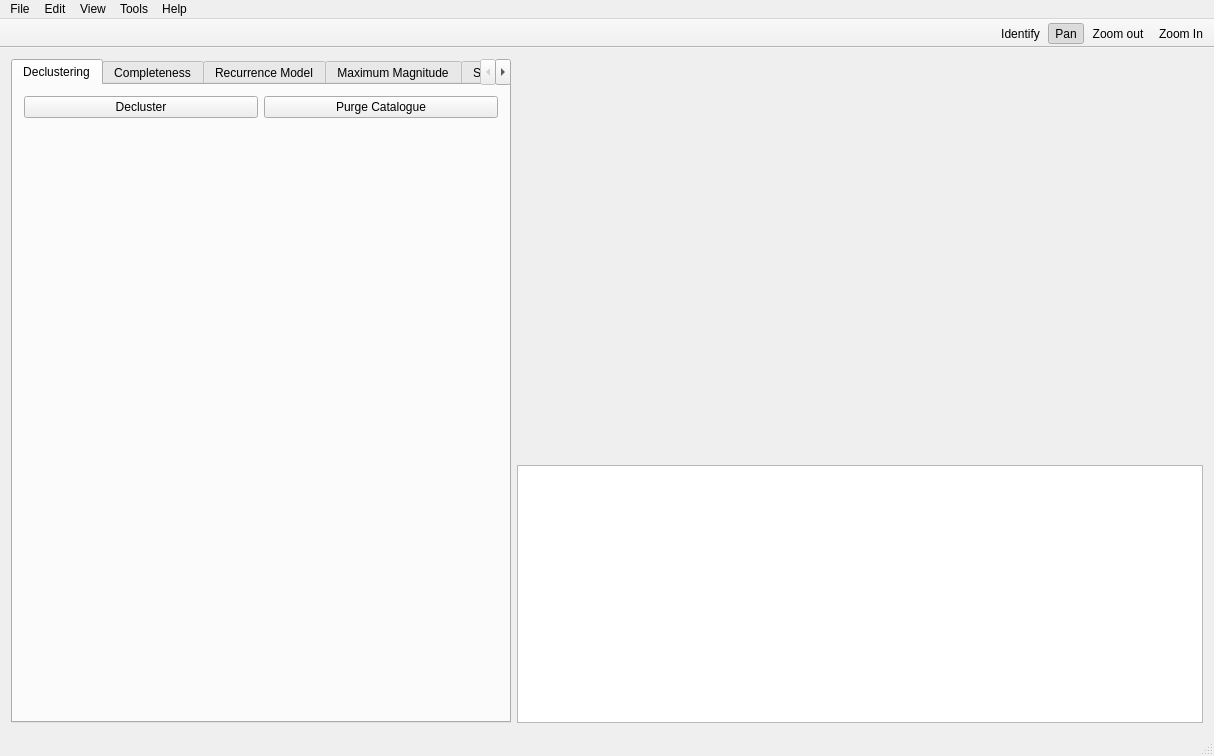
<?xml version="1.0" encoding="UTF-8"?>
<ui version="4.0">
 <class>HMTKWindow</class>
 <widget class="QMainWindow" name="HMTKWindow">
  <property name="geometry">
   <rect>
    <x>0</x>
    <y>0</y>
    <width>1214</width>
    <height>756</height>
   </rect>
  </property>
  <property name="windowTitle">
   <string>Hazard Modeller's Toolkit</string>
  </property>
  <widget class="QWidget" name="centralWidget">
   <layout class="QHBoxLayout" name="horizontalLayout">
    <item>
     <widget class="QTabWidget" name="stackedFormWidget">
      <property name="maximumSize">
       <size>
        <width>500</width>
        <height>16777215</height>
       </size>
      </property>
      <property name="tabPosition">
       <enum>QTabWidget::North</enum>
      </property>
      <property name="tabShape">
       <enum>QTabWidget::Rounded</enum>
      </property>
      <property name="currentIndex">
       <number>0</number>
      </property>
      <property name="elideMode">
       <enum>Qt::ElideNone</enum>
      </property>
      <property name="usesScrollButtons">
       <bool>true</bool>
      </property>
      <widget class="QWidget" name="stackedFormWidgetPage1">
       <attribute name="title">
        <string>Declustering</string>
       </attribute>
       <attribute name="toolTip">
        <string>Declustering</string>
       </attribute>
       <layout class="QVBoxLayout" name="declusteringFormLayout">
        <item>
         <layout class="QHBoxLayout" name="declusteringButtons" stretch="0,0">
          <item>
           <widget class="QPushButton" name="declusterButton">
            <property name="text">
             <string>Decluster</string>
            </property>
           </widget>
          </item>
          <item>
           <widget class="QPushButton" name="declusteringPurgeButton">
            <property name="text">
             <string>Purge Catalogue</string>
            </property>
           </widget>
          </item>
         </layout>
        </item>
        <item>
         <widget class="FigureCanvasQTAggWidget" name="declusteringChart" native="true">
          <property name="sizePolicy">
           <sizepolicy hsizetype="Expanding" vsizetype="Expanding">
            <horstretch>0</horstretch>
            <verstretch>0</verstretch>
           </sizepolicy>
          </property>
          <property name="minimumSize">
           <size>
            <width>0</width>
            <height>300</height>
           </size>
          </property>
          <property name="maximumSize">
           <size>
            <width>16777215</width>
            <height>16777215</height>
           </size>
          </property>
         </widget>
        </item>
       </layout>
      </widget>
      <widget class="QWidget" name="stackedFormWidgetPage2">
       <attribute name="title">
        <string>Completeness</string>
       </attribute>
       <attribute name="toolTip">
        <string>Completeness</string>
       </attribute>
       <layout class="QVBoxLayout" name="completenessFormLayout">
        <item>
         <layout class="QHBoxLayout" name="completenessButtons" stretch="0,0">
          <item>
           <widget class="QPushButton" name="completenessButton">
            <property name="text">
             <string>Run Analysis</string>
            </property>
           </widget>
          </item>
          <item>
           <widget class="QPushButton" name="completenessPurgeButton">
            <property name="text">
             <string>Purge Catalogue</string>
            </property>
           </widget>
          </item>
         </layout>
        </item>
        <item>
         <widget class="FigureCanvasQTAggWidget" name="completenessChart" native="true">
          <property name="sizePolicy">
           <sizepolicy hsizetype="Expanding" vsizetype="Expanding">
            <horstretch>0</horstretch>
            <verstretch>0</verstretch>
           </sizepolicy>
          </property>
          <property name="minimumSize">
           <size>
            <width>0</width>
            <height>300</height>
           </size>
          </property>
          <property name="maximumSize">
           <size>
            <width>16777215</width>
            <height>16777215</height>
           </size>
          </property>
         </widget>
        </item>
       </layout>
      </widget>
      <widget class="QWidget" name="stackedFormWidgetPage3">
       <attribute name="title">
        <string>Recurrence Model</string>
       </attribute>
       <attribute name="toolTip">
        <string>Recurrence Model</string>
       </attribute>
       <layout class="QVBoxLayout" name="recurrenceModelFormLayout">
        <item>
         <widget class="FigureCanvasQTAggWidget" name="recurrenceModelChart" native="true">
          <property name="sizePolicy">
           <sizepolicy hsizetype="Expanding" vsizetype="Expanding">
            <horstretch>0</horstretch>
            <verstretch>0</verstretch>
           </sizepolicy>
          </property>
          <property name="minimumSize">
           <size>
            <width>0</width>
            <height>300</height>
           </size>
          </property>
          <property name="maximumSize">
           <size>
            <width>16777215</width>
            <height>16777215</height>
           </size>
          </property>
         </widget>
        </item>
        <item>
         <widget class="QPushButton" name="recurrenceModelButton">
          <property name="text">
           <string>Run Analysis</string>
          </property>
         </widget>
        </item>
       </layout>
      </widget>
      <widget class="QWidget" name="stackedFormWidgetPage4">
       <attribute name="title">
        <string>Maximum Magnitude</string>
       </attribute>
       <attribute name="toolTip">
        <string>Maximum Magnitude</string>
       </attribute>
       <layout class="QVBoxLayout" name="maxMagnitudeFormLayout">
        <item>
         <widget class="FigureCanvasQTAggWidget" name="maxMagnitudeChart" native="true">
          <property name="sizePolicy">
           <sizepolicy hsizetype="Expanding" vsizetype="Expanding">
            <horstretch>0</horstretch>
            <verstretch>0</verstretch>
           </sizepolicy>
          </property>
          <property name="minimumSize">
           <size>
            <width>0</width>
            <height>300</height>
           </size>
          </property>
          <property name="maximumSize">
           <size>
            <width>16777215</width>
            <height>16777215</height>
           </size>
          </property>
         </widget>
        </item>
        <item>
         <widget class="QPushButton" name="maxMagnitudeButton">
          <property name="text">
           <string>Run Analysis</string>
          </property>
         </widget>
        </item>
       </layout>
      </widget>
      <widget class="QWidget" name="stackedFormWidgetPage5">
       <attribute name="title">
        <string>Smoothed Seismicity</string>
       </attribute>
       <attribute name="toolTip">
        <string>Smoothed Seismicity</string>
       </attribute>
       <layout class="QVBoxLayout" name="smoothedSeismicityFormLayout">
        <item>
         <widget class="FigureCanvasQTAggWidget" name="smoothedSeismicityChart" native="true">
          <property name="sizePolicy">
           <sizepolicy hsizetype="Expanding" vsizetype="Expanding">
            <horstretch>0</horstretch>
            <verstretch>0</verstretch>
           </sizepolicy>
          </property>
          <property name="minimumSize">
           <size>
            <width>0</width>
            <height>300</height>
           </size>
          </property>
          <property name="maximumSize">
           <size>
            <width>16777215</width>
            <height>16777215</height>
           </size>
          </property>
         </widget>
        </item>
        <item>
         <widget class="QPushButton" name="smoothedSeismicityButton">
          <property name="text">
           <string>Run Analysis</string>
          </property>
         </widget>
        </item>
       </layout>
      </widget>
      <widget class="QWidget" name="stackedFormWidgetPage6">
       <attribute name="title">
        <string>Catalogue Analysis</string>
       </attribute>
       <attribute name="toolTip">
        <string>Catalogue Analysis</string>
       </attribute>
      </widget>
      <widget class="QWidget" name="stackedFormWidgetPage7">
       <attribute name="title">
        <string>Events</string>
       </attribute>
       <attribute name="toolTip">
        <string>Events inspector</string>
       </attribute>
       <layout class="QGridLayout" name="gridLayout_7">
        <item row="0" column="0">
         <widget class="QTableView" name="catalogueTableView">
          <property name="editTriggers">
           <set>QAbstractItemView::NoEditTriggers</set>
          </property>
          <property name="selectionMode">
           <enum>QAbstractItemView::NoSelection</enum>
          </property>
          <property name="sortingEnabled">
           <bool>true</bool>
          </property>
          <attribute name="verticalHeaderVisible">
           <bool>false</bool>
          </attribute>
         </widget>
        </item>
       </layout>
      </widget>
     </widget>
    </item>
    <item>
     <layout class="QVBoxLayout" name="outputVerticalLayout">
      <item>
       <widget class="QgsMapCanvas" name="mapWidget" native="true">
        <property name="minimumSize">
         <size>
          <width>300</width>
          <height>400</height>
         </size>
        </property>
        <property name="maximumSize">
         <size>
          <width>16777215</width>
          <height>600</height>
         </size>
        </property>
       </widget>
      </item>
      <item>
       <widget class="QTableWidget" name="resultsTable">
        <property name="editTriggers">
         <set>QAbstractItemView::NoEditTriggers</set>
        </property>
        <property name="selectionMode">
         <enum>QAbstractItemView::NoSelection</enum>
        </property>
        <property name="selectionBehavior">
         <enum>QAbstractItemView::SelectColumns</enum>
        </property>
       </widget>
      </item>
     </layout>
    </item>
   </layout>
  </widget>
  <widget class="QMenuBar" name="menuBar">
   <property name="geometry">
    <rect>
     <x>0</x>
     <y>0</y>
     <width>1214</width>
     <height>22</height>
    </rect>
   </property>
   <widget class="QMenu" name="menuFile">
    <property name="title">
     <string>File</string>
    </property>
    <widget class="QMenu" name="menuExport">
     <property name="title">
      <string>Export</string>
     </property>
    </widget>
    <widget class="QMenu" name="menuLoad_catalogue">
     <property name="title">
      <string>Load</string>
     </property>
     <addaction name="actionLoadCatalogue"/>
     <addaction name="actionLoadSourceNRML"/>
    </widget>
    <widget class="QMenu" name="menuPlatform">
     <property name="title">
      <string>Platform</string>
     </property>
     <addaction name="actionPlatformViewCatalogue"/>
     <addaction name="actionPlatformUploadModels"/>
    </widget>
    <addaction name="menuLoad_catalogue"/>
    <addaction name="actionSaveCatalogue"/>
    <addaction name="menuExport"/>
    <addaction name="separator"/>
    <addaction name="menuPlatform"/>
    <addaction name="actionReloadPlugin"/>
   </widget>
   <widget class="QMenu" name="menuTools">
    <property name="title">
     <string>Tools</string>
    </property>
    <addaction name="actionDeclustering"/>
    <addaction name="actionCompleteness"/>
    <addaction name="actionRecurrenceModel"/>
    <addaction name="actionMaximumMagnitude"/>
    <addaction name="actionSmoothedSeismicity"/>
    <addaction name="separator"/>
    <addaction name="actionCatalogueAnalysis"/>
    <addaction name="actionEventsInspector"/>
   </widget>
   <widget class="QMenu" name="menuEdit">
    <property name="title">
     <string>Edit</string>
    </property>
    <widget class="QMenu" name="menuSelect">
     <property name="title">
      <string>Select events</string>
     </property>
     <addaction name="actionWithinPolyhedra"/>
     <addaction name="actionWithinJoynerBooreSource"/>
     <addaction name="actionWithinRuptureDistance"/>
     <addaction name="actionWithinSquare"/>
     <addaction name="actionWithinDistance"/>
     <addaction name="actionWithinJoynerBoorePoint"/>
     <addaction name="actionTimeBetween"/>
     <addaction name="actionFieldBetween"/>
    </widget>
    <addaction name="actionUndo"/>
    <addaction name="actionUnselectAall"/>
    <addaction name="menuSelect"/>
    <addaction name="actionInvertSelection"/>
    <addaction name="actionDeleteUnselectedEvents"/>
   </widget>
   <widget class="QMenu" name="menuView">
    <property name="title">
     <string>View</string>
    </property>
    <widget class="QMenu" name="menuStyle_Events">
     <property name="title">
      <string>Style Events</string>
     </property>
     <addaction name="actionCatalogueStyleByDepthMagnitude"/>
     <addaction name="actionCatalogueStyleByCluster"/>
     <addaction name="actionCatalogueStyleByCompleteness"/>
    </widget>
    <widget class="QMenu" name="menuStyle_Sources">
     <property name="title">
      <string>Style Sources</string>
     </property>
    </widget>
    <addaction name="menuStyle_Events"/>
    <addaction name="menuStyle_Sources"/>
    <addaction name="separator"/>
    <addaction name="actionSelectionEditor"/>
   </widget>
   <widget class="QMenu" name="menuHelp">
    <property name="title">
     <string>Help</string>
    </property>
    <addaction name="actionManual"/>
    <addaction name="actionTutorial"/>
    <addaction name="separator"/>
    <addaction name="actionVisitGEMWebsite"/>
   </widget>
   <addaction name="menuFile"/>
   <addaction name="menuEdit"/>
   <addaction name="menuView"/>
   <addaction name="menuTools"/>
   <addaction name="menuHelp"/>
  </widget>
  <widget class="QToolBar" name="toolBar">
   <property name="windowTitle">
    <string>toolBar</string>
   </property>
   <property name="layoutDirection">
    <enum>Qt::RightToLeft</enum>
   </property>
   <property name="movable">
    <bool>false</bool>
   </property>
   <property name="allowedAreas">
    <set>Qt::TopToolBarArea</set>
   </property>
   <property name="iconSize">
    <size>
     <width>24</width>
     <height>24</height>
    </size>
   </property>
   <property name="toolButtonStyle">
    <enum>Qt::ToolButtonTextBesideIcon</enum>
   </property>
   <property name="floatable">
    <bool>false</bool>
   </property>
   <attribute name="toolBarArea">
    <enum>TopToolBarArea</enum>
   </attribute>
   <attribute name="toolBarBreak">
    <bool>false</bool>
   </attribute>
   <addaction name="actionZoomIn"/>
   <addaction name="actionZoomOut"/>
   <addaction name="actionPan"/>
   <addaction name="actionIdentify"/>
  </widget>
  <widget class="QStatusBar" name="statusBar"/>
  <action name="actionDeclustering">
   <property name="text">
    <string>Declustering</string>
   </property>
   <property name="shortcut">
    <string>Ctrl+1</string>
   </property>
  </action>
  <action name="actionRecurrenceModel">
   <property name="text">
    <string>Recurrence Model</string>
   </property>
   <property name="shortcut">
    <string>Ctrl+3</string>
   </property>
  </action>
  <action name="actionCompleteness">
   <property name="text">
    <string>Completeness</string>
   </property>
   <property name="shortcut">
    <string>Ctrl+2</string>
   </property>
  </action>
  <action name="actionMaximumMagnitude">
   <property name="text">
    <string>Maximum Magnitude</string>
   </property>
   <property name="shortcut">
    <string>Ctrl+4</string>
   </property>
  </action>
  <action name="actionSmoothedSeismicity">
   <property name="text">
    <string>Smoothed Seismicity</string>
   </property>
   <property name="shortcut">
    <string>Ctrl+5</string>
   </property>
  </action>
  <action name="actionSaveCatalogue">
   <property name="text">
    <string>Save catalogue</string>
   </property>
  </action>
  <action name="actionLoadCatalogue">
   <property name="text">
    <string>Catalogue</string>
   </property>
  </action>
  <action name="actionLoadSourceNRML">
   <property name="text">
    <string>Source Model (NRML)</string>
   </property>
  </action>
  <action name="actionCatalogueAnalysis">
   <property name="text">
    <string>Catalogue Analysis</string>
   </property>
   <property name="shortcut">
    <string>Ctrl+6</string>
   </property>
  </action>
  <action name="actionEventsInspector">
   <property name="text">
    <string>Events Inspector</string>
   </property>
   <property name="shortcut">
    <string>Ctrl+7</string>
   </property>
  </action>
  <action name="actionZoomIn">
   <property name="checkable">
    <bool>true</bool>
   </property>
   <property name="icon">
    <iconset resource="images/images.qrc">
     <normaloff>:/zoomIn.png</normaloff>:/zoomIn.png</iconset>
   </property>
   <property name="text">
    <string>Zoom In</string>
   </property>
   <property name="shortcut">
    <string>Ctrl+Shift+=</string>
   </property>
  </action>
  <action name="actionZoomOut">
   <property name="checkable">
    <bool>true</bool>
   </property>
   <property name="icon">
    <iconset resource="images/images.qrc">
     <normaloff>:/zoomOut.png</normaloff>:/zoomOut.png</iconset>
   </property>
   <property name="text">
    <string>Zoom out</string>
   </property>
   <property name="toolTip">
    <string>Zoom out</string>
   </property>
   <property name="shortcut">
    <string>Ctrl+-</string>
   </property>
  </action>
  <action name="actionPan">
   <property name="checkable">
    <bool>true</bool>
   </property>
   <property name="checked">
    <bool>true</bool>
   </property>
   <property name="icon">
    <iconset resource="images/images.qrc">
     <normaloff>:/pan.png</normaloff>:/pan.png</iconset>
   </property>
   <property name="text">
    <string>Pan</string>
   </property>
   <property name="toolTip">
    <string>Pan map</string>
   </property>
  </action>
  <action name="actionIdentify">
   <property name="checkable">
    <bool>true</bool>
   </property>
   <property name="icon">
    <iconset resource="images/images.qrc">
     <normaloff>:/identify.png</normaloff>:/identify.png</iconset>
   </property>
   <property name="text">
    <string>Identify</string>
   </property>
   <property name="toolTip">
    <string>Identify features</string>
   </property>
   <property name="shortcut">
    <string>Ctrl+I</string>
   </property>
  </action>
  <action name="actionUndo">
   <property name="text">
    <string>Undo model change</string>
   </property>
   <property name="shortcut">
    <string>Ctrl+Z</string>
   </property>
  </action>
  <action name="actionPlatformViewCatalogue">
   <property name="text">
    <string>Share</string>
   </property>
  </action>
  <action name="actionPlatformUploadModels">
   <property name="text">
    <string>Import</string>
   </property>
  </action>
  <action name="actionDeleteUnselectedEvents">
   <property name="text">
    <string>Delete unselected events</string>
   </property>
  </action>
  <action name="actionWithinPolyhedra">
   <property name="text">
    <string>within a polyhedra</string>
   </property>
  </action>
  <action name="actionWithinJoynerBooreSource">
   <property name="text">
    <string>within Joyner-Boore distance of source</string>
   </property>
  </action>
  <action name="actionWithinRuptureDistance">
   <property name="text">
    <string>within Rupture distance</string>
   </property>
  </action>
  <action name="actionWithinSquare">
   <property name="text">
    <string>within a Square centered on</string>
   </property>
  </action>
  <action name="actionWithinDistance">
   <property name="text">
    <string>within distance from point</string>
   </property>
  </action>
  <action name="actionWithinJoynerBoorePoint">
   <property name="text">
    <string>within Joyner Boore distance from point</string>
   </property>
  </action>
  <action name="actionTimeBetween">
   <property name="text">
    <string>Time between</string>
   </property>
  </action>
  <action name="actionFieldBetween">
   <property name="text">
    <string>Field between</string>
   </property>
  </action>
  <action name="actionReloadPlugin">
   <property name="text">
    <string>Reload plugins</string>
   </property>
  </action>
  <action name="actionCatalogueStyleByCluster">
   <property name="text">
    <string>by cluster / event type</string>
   </property>
  </action>
  <action name="actionCatalogueStyleByDepthMagnitude">
   <property name="text">
    <string>by depth / magnitude</string>
   </property>
  </action>
  <action name="actionInvertSelection">
   <property name="text">
    <string>Invert selection</string>
   </property>
  </action>
  <action name="actionUnselectAall">
   <property name="text">
    <string>Unselect all</string>
   </property>
  </action>
  <action name="actionManual">
   <property name="text">
    <string>Manual</string>
   </property>
  </action>
  <action name="actionTutorial">
   <property name="text">
    <string>Hazard Modeller's Toolkit Tutorial</string>
   </property>
  </action>
  <action name="actionVisitGEMWebsite">
   <property name="text">
    <string>Visit GEM website</string>
   </property>
  </action>
  <action name="actionSelectionEditor">
   <property name="text">
    <string>Selection editor</string>
   </property>
  </action>
  <action name="actionCatalogueStyleByCompleteness">
   <property name="text">
    <string>by completeness</string>
   </property>
  </action>
 </widget>
 <layoutdefault spacing="6" margin="11"/>
 <customwidgets>
  <customwidget>
   <class>QgsMapCanvas</class>
   <extends>QWidget</extends>
   <header>qgis.gui</header>
   <container>1</container>
  </customwidget>
  <customwidget>
   <class>FigureCanvasQTAggWidget</class>
   <extends>QWidget</extends>
   <header>widgets</header>
   <container>1</container>
  </customwidget>
 </customwidgets>
 <resources>
  <include location="images/images.qrc"/>
 </resources>
 <connections/>
</ui>
